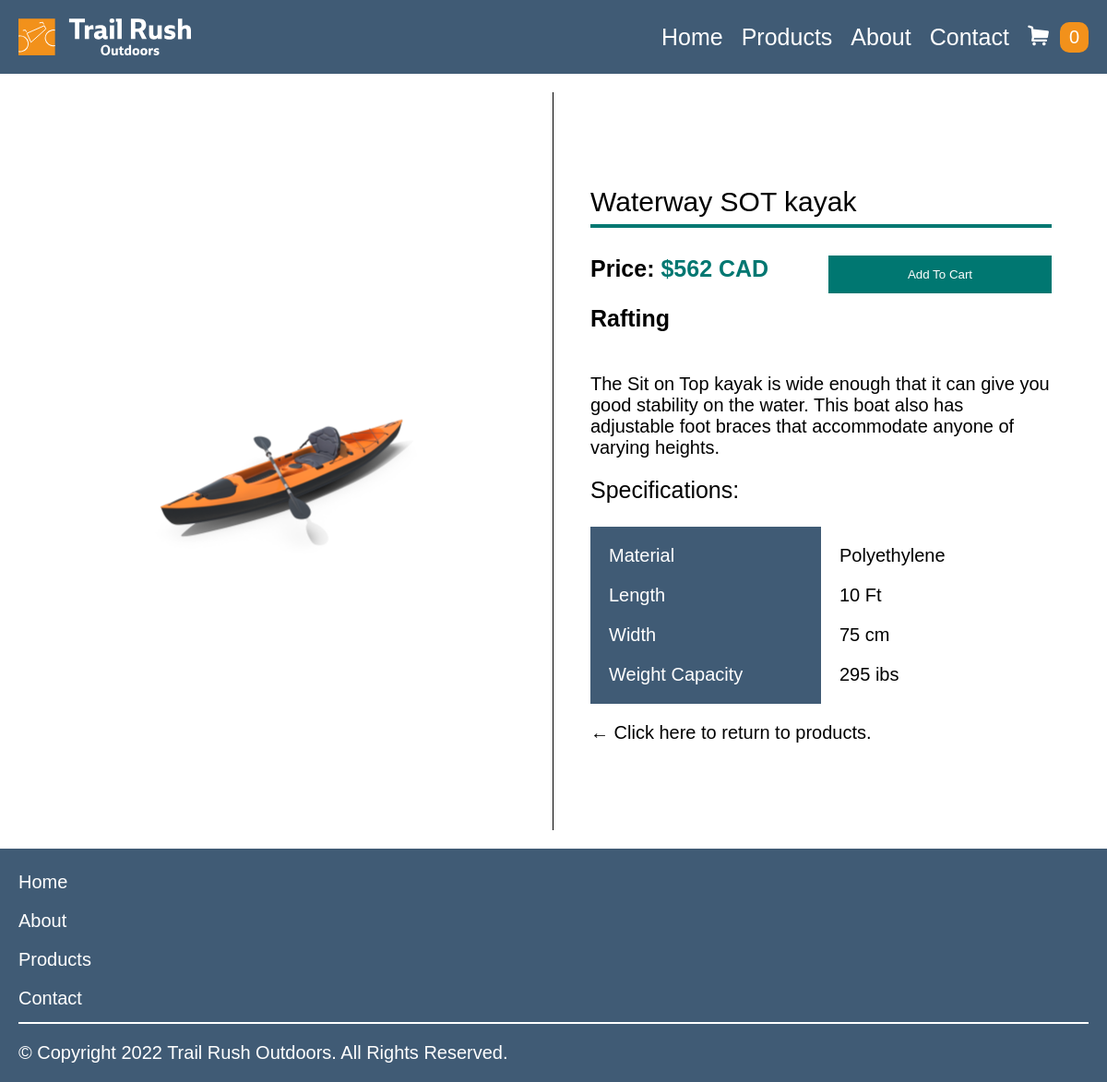
Screenshot of /description.php?id=3 with the database file from the repository.
### tables this page shows
CREATE TABLE `products` (
  `id` tinyint(4) NOT NULL,
  `product` varchar(100) NOT NULL,
  `category` enum('Camping','Cycling','Fishing','Rafting') NOT NULL,
  `price` int(11) NOT NULL,
  `image` varchar(50) NOT NULL,
  `description` text NOT NULL,
  `properties` tinytext NOT NULL,
  `values` tinytext NOT NULL
);

### description.php (the view, shortened to what this page needs)
<?php
	include('includes/header.php');
?>
<?php
    $id = $_GET['id'];
    $query = "SELECT * FROM products WHERE id=$id";
?>
    <main id="description" class="w-1500 fullwidth margin-center">
        <div class="double-layout padding">
        <?php
            $sql = mysqli_query($connection, $query);
            $row = mysqli_fetch_array($sql);
            print '<div id="productImgContainer" class="double-half margins fade-in">';
                print '<img src="thumbnails/'.$row['image'].'" alt="'.$row['product'].'" class="product-img margin-none">';
            print '</div>';
            print '<div id="productContent" class="double-half margins fade-in" data-id="'.$row['id'].'" data-name="'.$row['product'].'" data-image="'.$row['image'].'" data-price="'.$row['price'].'">';
            print '<h2 class="ebony small green-underline">'.$row['product'].'</h2>';
            print '<div class="double-narrow">';
                print '<div class="container margin-none">';
                print '<h4 class="x-small"> Price: <span class="span-price turquoise">$'.$row['price'].' CAD</span></h4>';
                print '<h4 class="x-small">'.$row['category'].'</h4>';
                print '</div>';
                print '<div class="container margin-none">';
                print '<input type="submit" value="Add To Cart" id="'.$row['id'].'" class="ebony turquoise-bg gold-bg-hover fullwidth margin-none padding button purchase-button pointer">';
                print '</div>';
            print '</div>';
                print '<p>'.$row['description'].'</p>';
                print '<h3 class="ebony x-small">Specifications:</h3>';
                    print '<table id="specs" class="fullwidth">';
                        print '<tbody class="margin-none">';
                        print '<tr id="properties" class="navy-bg fullwidth margin-none padding">';
                            print $row['properties'];
                        print '</tr>';
                        print '<tr id="values" class="fullwidth margin-none padding">';
                            print $row['values'];
                        print '</tr>';
                        print '</tbody>';
                    print '</table>';
            print '<p class="margin-none"><a href="products.php" class="red-hover margin-none">&#8592; Click here to return to products.</a></p>';
            print '</div>';
        ?>
        </div>
        </main>
        <footer class="navy-bg padding">
            <ul class="no-list-style margin-bottom white-underline-light">
                <li><a href="index.php">Home</a>
                <li><a href="about.php">About</a>
                <li><a href="products.php">Products</a>
                <li class="margin-none"><a href="contact.php">Contact</a>
            </ul>
            <p>© Copyright <?php print date('Y'); ?> Trail Rush Outdoors. All Rights Reserved.</p>
        </footer>
	</body>
</html>

### styles.css (style rules this page uses)
* { box-sizing: border-box; margin: 0; padding: 0; }
a { text-decoration: none; color: #000; display: block; margin: 0; }
footer a { display: inline-block; color: #FFF; margin-bottom: 0.5em; }
body { max-width: 3200px; min-width: 240px; font-size: 1em; font-family: bebas-neue-pro, sans-serif; }
table { border-collapse: collapse; }
table tbody { display: flex; }
table tr td { display: block; text-align: left; margin-bottom: 0; }
.no-list-style { list-style-type: none; }
#productImgContainer { max-height: 500px; max-width: 500px; margin: 0 auto; }
img { width: 100%; height: auto; display: block; }
button, input[type="submit"] { border: none; }
.w-1500 { max-width: 1500px; }
.margin-center { margin: 0 auto; }
.fullwidth { width: 100%; }
.double-half:first-child { border-right: 0; }
.padding { padding: 1em; }
.margin-bottom { margin-bottom: 1em; }
.margins * { margin-bottom: 1em; }
.margin-none { margin-bottom: 0; }
.ebony { font-family: ebony, sans-serif; font-weight: 400; }
.small { font-size: 1.5em; }
.x-small { font-size: 1.25em; }
.green-underline { border-bottom: 4px solid #007771; line-height: 1.6; }
.white-underline-light { border-bottom: 2px solid #FFF; line-height: 1.6; }
.navy-bg { background-color: #405B75; color: #fff; }
.turquoise-bg { background: #007771; color: #FFF; }
.turquoise { color: #007771; }
.fade-in { animation: 0.8s ease-in fade-in; }
@media only screen and (min-width : 500px) and (min-height : 400px) { body { font-size: 1.25em; } }
@media only screen and (min-width : 500px) and (min-height : 400px) { .double-narrow { display: grid; grid-template-columns: 1fr 1fr; grid-gap: 16px; } }
@media only screen and (min-width : 1200px) { #productImgContainer { max-height: inherit; max-width: inherit; } }
@media only screen and (min-width : 1200px) { .double-half:first-child { border-right: 1px solid black; } }
@media only screen and (min-width : 1200px) { .double-layout { display: grid; grid-template-columns: 1fr 1fr; } }
@media only screen and (min-width : 1200px) { .double-half { display: flex; flex-direction: column; justify-content: center; height: 100vh; padding: 0 2em; margin-bottom: 0; } }

### rows the page displays
products: image (picture), product "Waterway SOT kayak", price "562", category "Rafting", description "The Sit on Top kayak is wide enough that it can give you good stability on the water. This boat also has adjustable foot braces that accommodate anyone of varying heights.", properties "Material Length Width Weight Capacity", values "Polyethylene 10 Ft 75 cm 295 ibs"
